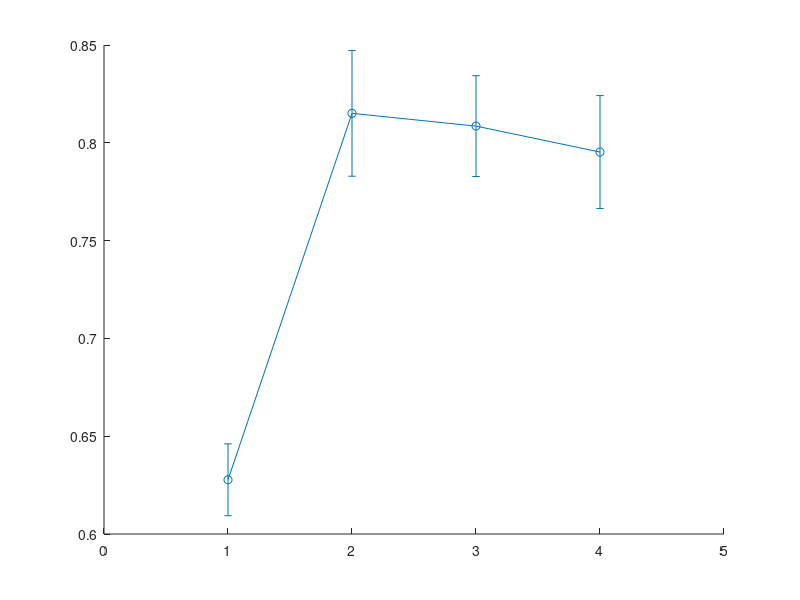

The MATLAB source for this figure: (Note: this script raises an error after producing the figure.)
%%
load('fig5metadata.mat')
all_res = {resrdm, resoc, ressc, resoa, ressa};
taskcolor = [0 0 1; 1 0 0; 1 0 1; 0 1 0; 0 1 1];

%% fig5a ctime_bin
figure;
set(gcf,'unit','centimeters','position',[3 5 4.52 3.45])
for ii = 1:5
neauc_bins = all_res{ii}.ctime_bin;
nsub = size(neauc_bins,1);
mbins = mean(neauc_bins);
sembins = std(neauc_bins)/sqrt(nsub);
hold on;
e = errorbar(mbins, sembins, 'o-','LineWidth',1,'MarkerSize',3,'MarkerFaceColor','white','MarkerEdgeColor',taskcolor(ii,:),'CapSize',2);
e.Color = taskcolor(ii,:);
end

set(gca,'XTick',1:4, 'YTick',0.5:0.1:1, 'LineWidth',1)
box off
xlim([0.75,4.25])
ylim([0.5,1])
% title('ctime binned by uncertainty')
set(gca, 'XTickLabel', {}, 'YTickLabel',{});

%% fig 5b ctime_binbyfituncer_mean

figure;
set(gcf,'unit','centimeters','position',[3 5 4.52 3.45])
for ii = 1:length(all_res)
    thisres = all_res{ii};
    neauc_bins = thisres.ctime_binbyfituncer_mean;
    [nsub, nbin] = size(neauc_bins);
    mbins = mean(neauc_bins);
    sembins = std(neauc_bins)/sqrt(nsub);
    e = errorbar(mbins, sembins, 'o-','LineWidth',1,'MarkerSize',3,'MarkerFaceColor','white','MarkerEdgeColor',taskcolor(ii,:),'CapSize',2);
    e.Color = taskcolor(ii,:);
    hold on
end
hold off

set(gca,'XTick',1:nbin, 'YTick',0.5:0.1:1, 'LineWidth',1)
box off
xlim([0.5,nbin+0.5])
ylim([0.5, 1])

%% PLOT binned absuncer (revise) fig 5c
figure;
set(gcf,'unit','centimeters','position',[3 5 4.52 3.45])
for ii = 1:5
neauc_bins = all_res{ii}.absuncer_bin;
nsub = size(neauc_bins,1);
mbins = mean(neauc_bins);
sembins = std(neauc_bins)/sqrt(nsub);
hold on;
e = errorbar(mbins, sembins, 'o-','LineWidth',1,'MarkerSize',3,'MarkerFaceColor','white','MarkerEdgeColor',taskcolor(ii,:),'CapSize',2);
e.Color = taskcolor(ii,:);
end

set(gca,'XTick',1:4, 'YTick',-2:1:0, 'LineWidth',1)
box off
xlim([0.75,4.25])
ylim([-2,0])
set(gca, 'XTickLabel', {}, 'YTickLabel',{});
% title('absuncer binned by uncertainty')

%% PLOT binned absuncer (revise) fig 5d
figure;
% set(gcf,'unit','centimeters','position',[3 5 4.52 3.45])
for ii = 1:length(all_res)
    thisres = all_res{ii};
    neauc_bins = thisres.absuncer_binbyfituncer_mean;
    [nsub, nbin] = size(neauc_bins);
    mbins = mean(neauc_bins);
    sembins = std(neauc_bins)/sqrt(nsub);
    e = errorbar(mbins, sembins, 'o-','LineWidth',1,'MarkerSize',3,'MarkerFaceColor','white','MarkerEdgeColor',taskcolor(ii,:),'CapSize',2);
    e.Color = taskcolor(ii,:);
    hold on
end
hold off

set(gca,'XTick',1:nbin, 'YTick',-2:1:0, 'LineWidth',1)
box off
xlim([0.5,nbin+0.5])
ylim([-2, -0])

%% fig 5g uncerresid_binbyfituncer_std
neauc_bins = all_res{1}.uncerresid_binbyfituncer_std;
nsub = size(neauc_bins,1);
mbins = mean(neauc_bins);
sembins = std(neauc_bins)/sqrt(nsub);
figure;
e = errorbar(mbins, sembins, 'o-','LineWidth',2.5,'MarkerFaceColor','white','MarkerEdgeColor','black');
e.Color = 'blue';

neauc_bins = all_res{2}.uncerresid_binbyfituncer_std;
nsub = size(neauc_bins,1);
mbins = mean(neauc_bins);
sembins = std(neauc_bins)/sqrt(nsub);
hold on;
e = errorbar(mbins, sembins, 'o-','LineWidth',2.5,'MarkerFaceColor','white','MarkerEdgeColor','black');
e.Color = 'red';

neauc_bins = all_res{3}.uncerresid_binbyfituncer_std;
nsub = size(neauc_bins,1);
mbins = mean(neauc_bins);
sembins = std(neauc_bins)/sqrt(nsub);
hold on;
e = errorbar(mbins, sembins, 'o-','LineWidth',2.5,'MarkerFaceColor','white','MarkerEdgeColor','black');
e.Color = 'magenta';

neauc_bins = all_res{4}.uncerresid_binbyfituncer_std;
nsub = size(neauc_bins,1);
mbins = mean(neauc_bins);
sembins = std(neauc_bins)/sqrt(nsub);
hold on;
e = errorbar(mbins, sembins, 'o-','LineWidth',2.5,'MarkerFaceColor','white','MarkerEdgeColor','black');
e.Color = 'green';

neauc_bins = all_res{5}.uncerresid_binbyfituncer_std;
nsub = size(neauc_bins,1);
mbins = mean(neauc_bins);
sembins = std(neauc_bins)/sqrt(nsub);
hold on;
e = errorbar(mbins, sembins, 'o-','LineWidth',2.5,'MarkerFaceColor','white','MarkerEdgeColor','black');
e.Color = [0 1 1];

set(gca,'XTick',1:8, 'YTick',0:0.25:1, 'LineWidth',1.5)
box off
xlim([0.5, 8.5])
ylim([0, 1])

%% fig 5h residroibeta_binbyfituncer_mean

figure; 
% set(gcf,'unit','centimeters','position',[3 5 4.52 3.45])
for ii = 1:length(all_res)
    thisres = all_res{ii};
    neauc_bins = thisres.residroibeta_binbyfituncer_mean;
    [nsub, nbin] = size(neauc_bins);
    mbins = mean(neauc_bins);
    sembins = std(neauc_bins)/sqrt(nsub);
    e = errorbar(mbins, sembins, 'o-','LineWidth',1,'MarkerSize',3,'MarkerFaceColor','white','MarkerEdgeColor',taskcolor(ii,:),'CapSize',2);
    e.Color = taskcolor(ii,:);
    hold on
end
hold off

% set(gca,'XTick',1:4, 'LineWidth',1.5)
set(gca,'XTick',1:nbin, 'YTick',-70:35:70,  'LineWidth',1)
box off
xlim([0.5,nbin+0.5])
ylim([-70, 35])
set(gca, 'XTickLabel', {}, 'YTickLabel',{});

%% fig 5i beta_resid_meanroibeta_stduncer_bined

for jj = 1:length(all_res)
    thisr{jj} = all_res{jj}.beta_resid_meanroibeta_stduncer_bined;
%     [~, p, ~, t] = ttest(thisr{jj})
end

matmean = cellfun(@mean, thisr);
matsem = bsxfun(@rdivide, cellfun(@std, thisr), sqrt(cellfun(@length, thisr)));

fig = figure;
% set(gcf,'unit','centimeters','position',[3 5 4.52 3.45])
[bar_xtick, hb, he] = errorbar_groups(matmean, matsem, 'bar_width', 0.7, 'bar_interval', 0.08, 'FigID', fig, ...
    'optional_bar_arguments',{'LineWidth',1, 'FaceColor','flat', 'CData',taskcolor},...
    'optional_errorbar_arguments',{'LineStyle','none', 'Marker','o','MarkerFaceColor','white', 'MarkerSize', 3,'CapSize',3, 'LineWidth',1});
b = get(hb);
b.BaseLine.LineWidth = 1.2;
set(gca, 'linewidth', 1, 'YTick',-0.2:0.2:0.5);
box off
ylim([0, 0.5])

% fig = figure;
% set(gcf,'unit','centimeters','position',[3 5 4.52 3.45])
% xticks = 0.85+(0:4).*1.2;
% b= bar(xticks, matmean, 'BarWidth', 0.62);
% b.FaceColor = 'flat';
% b.CData = taskcolor;
% 
% hold on
% % xlabel(rowname')
% errorbar(xticks,matmean, matsem, 'linestyle', 'none','LineWidth',1,'Color','k', ...
%     'CapSize',2, 'MarkerEdgeColor','black','Marker','o', 'MarkerSize',3, 'MarkerFaceColor','white'); %
% hold off
% 
% set(gca,'ytick', 0:0.1:0.5);
% ylim([0, 0.5])
% xlim([0, 6.6])
% box off
% set(gca, 'XTickLabel', {}, 'YTickLabel',{});

%% fig 5j uncerresid_binbyfituncer_absmean

figure;
for ii = 1:length(all_res)
    thisres = all_res{ii};
    neauc_bins = thisres.uncerresid_binbyfituncer_absmean;
    [nsub, nbin] = size(neauc_bins);
    mbins = mean(neauc_bins);
    sembins = std(neauc_bins)/sqrt(nsub);
    e = errorbar(mbins, sembins, 'o-','LineWidth',2.5,'MarkerFaceColor','white','MarkerEdgeColor','black');
    e.Color = taskcolor(ii,:);
    hold on
end
hold off

set(gca,'XTick',1:nbin, 'YTick',0:0.2:1, 'LineWidth',1.5)
box off
xlim([0.5,nbin+0.5])
ylim([0, 1])

%% fig 5k residroibeta_binbyresiduncer_mean

figure; 
% set(gcf,'unit','centimeters','position',[3 5 4.52 3.45])
for ii = 1:length(all_res)
    thisres = all_res{ii};
    neauc_bins = thisres.residroibeta_binbyresiduncer_mean;
    [nsub, nbin] = size(neauc_bins);
    mbins = mean(neauc_bins);
    sembins = std(neauc_bins)/sqrt(nsub);
    e = errorbar(mbins, sembins, 'o-','LineWidth',1,'MarkerSize',3,'MarkerFaceColor','white','MarkerEdgeColor',taskcolor(ii,:),'CapSize',2);
    e.Color = taskcolor(ii,:);
    hold on
end
hold off

% set(gca,'XTick',1:4, 'LineWidth',1.5)
set(gca,'XTick',1:nbin, 'YTick',-50:25:50,  'LineWidth',1)
box off
xlim([0.5,nbin+0.5])
ylim([-50, 25])

%% fig 5l beta_roibetarm_absresiduncer

for jj = 1:length(all_res)
    thisr{jj} = all_res{jj}.beta_roibetarm_absresiduncer;
end

matmean = cellfun(@mean, thisr);
matsem = bsxfun(@rdivide, cellfun(@std, thisr), sqrt(cellfun(@length, thisr)));

[bar_xtick, hb, he] = errorbar_groups(matmean, matsem, 'bar_width', 0.4, 'bar_interval', 0.08,...
    'optional_bar_arguments',{'LineWidth',1.5, 'FaceColor','flat', 'CData',taskcolor},...
    'optional_errorbar_arguments',{'LineStyle','none', 'Marker','o','MarkerFaceColor','white', 'CapSize',4.5, 'LineWidth',1.4});
b = get(hb);
b.BaseLine.LineWidth = 1.2;
% xlabel('RDM', 'OC', 'SC', 'OA', 'SA')
% set(gca,'XTickLabel',{'RDM', 'OC', 'SC', 'OA', 'SA'})
set(gca, 'linewidth', 1.2, 'YTick',-0.2:0.1:0.2);
box off
ylim([0,0.2])


%% fig 5m & n roibeta_mean_split, residuncer_mean_split
tasktitle = {'CS-DU', 'AO-DU', 'PS-DU', 'AO-DI', 'PS-DI'};
taskcolor = [0 0 1; 1 0 0; 1 0 1; 0 1 0; 0 1 1];

for jj = 1:length(all_res)
    tmp = table2array(all_res{jj}.roibeta_mean_split);
    tmp(isnan(tmp(:,3)),:) = [];
    nsub = length(tmp);
    figure; PlotErrorbar(tmp)
    title(tasktitle{jj})
    xticklabels(all_res{jj}.roibeta_mean_split.Properties.VariableNames)
    fprintf('-------------\n')
%     ylim([-50,30])
end

for jj = 1:length(all_res)
    tmp = table2array(all_res{jj}.residuncer_mean_split);
    tmp(isnan(tmp(:,3)),:) = [];
    nsub = length(tmp);
    figure; PlotErrorbar(tmp)
    title(tasktitle{jj})
    xticklabels(all_res{jj}.roibeta_mean_split.Properties.VariableNames)
    fprintf('-------------\n')
%     ylim([-50,30])
end



